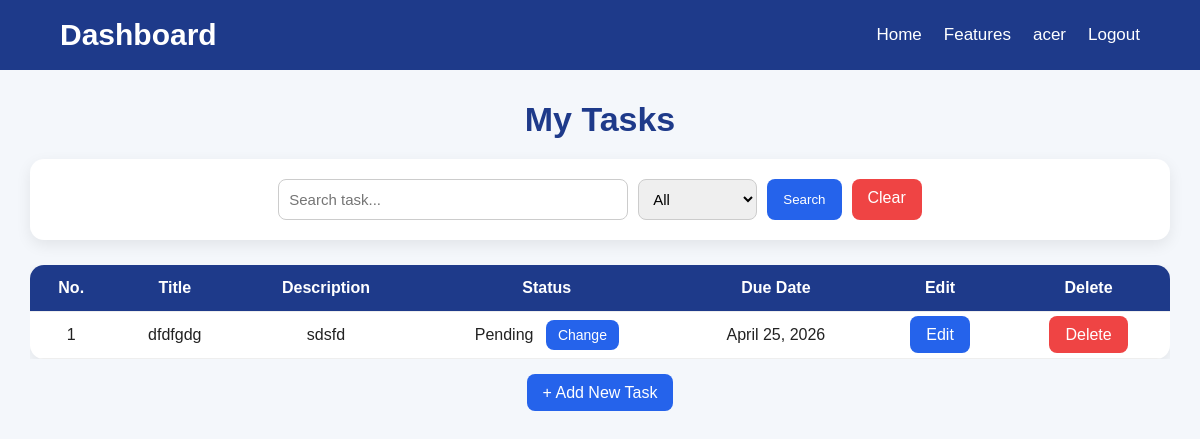
The app's page /dashboard/ (signed in) with its own data.
### task/models.py (models this page shows)
class Task(models.Model):
    user = models.ForeignKey(User,on_delete=models.CASCADE)
    title = models.CharField(max_length=75)
    discription = models.TextField()
    STATUS_CHOICES = [
        ('pending','Pending'),
        ('progress','In Progress'),
        ('done','Completed'),
    ]
    status = models.CharField(max_length=50, choices=STATUS_CHOICES,default='Pending')
    PRIORITY_CHOICES = [
        ('high','High'),
        ('medium','Medium'),
        ('low','Low'),
    ]
    priority = models.CharField(max_length=50, choices=PRIORITY_CHOICES, default='Medium')
    due_date = models.DateField()
    created_at = models.DateTimeField(auto_now_add=True)

### task/views.py (the view)
# urls.py: path('dashboard/',tasks_list,name='dashboard'),
@login_required
def tasks_list(request):
    tasks = Task.objects.filter(user = request.user)
    q = request.GET.get('q')
    status = request.GET.get('status')
    if q:
        tasks = tasks.filter(title__icontains = q)
    if status:
        tasks = tasks.filter(status=status)
    return render(request,'dashboard.html',{'tasks':tasks})

### task/templates/dashboard.html (shortened to what this page needs)
<!DOCTYPE html>
<html lang="en">
<head>
</head>
<body>
<nav>
    <h2>Dashboard</h2>
    <ul>
        <li><a href="{% url 'home' %}">Home</a></li>
        <li><a href="">Features</a></li>
        {% if request.user.is_authenticated %}
            <li><p>{{request.user}}</p></li>
            <li><a href="{% url 'logout' %}">Logout</a></li>
        {% else %}
            <li><a href="{% url 'login' %}">Login</a></li>
            <li><a href="{% url 'register' %}">Register</a></li>
        {% endif %}
    </ul>
</nav>
<div class="main">
<h1 class="page-title">My Tasks</h1>
<div class="search-box">
<form method="get">
<input
type="text"
name="q"
value="{{request.GET.q}}"
placeholder="Search task..."
class="search-input">
<select name="status">
    <option value="">All</option>
</select>
<button type="submit" class="btn">Search</button>
<a href="{% url 'dashboard' %}" class="btn clear-btn">Clear</a>
</form>
</div>
{% if tasks %}
<div class="table-box">
<table>
<thead>
<tr>
<th>No.</th>
<th>Title</th>
<th>Description</th>
<th>Status</th>
<th>Due Date</th>
<th>Edit</th>
<th>Delete</th>
</tr>
</thead>
<tbody>
{% for t in tasks %}
<tr>
<td>{{forloop.counter}}</td>
<td>{{t.title}}</td>
<td>{{t.discription}}</td>
<td>
{{t.status}}
<a href="{% url 'change_status' t.id %}" class="btn status-btn">Change</a>
</td>
<td>{{t.due_date}}</td>
<td>
<a href="{% url 'edit_task' t.id %}" class="btn">Edit</a>
</td>
<td>
<a href="{% url 'delete_task' t.id %}" class="btn del-btn">Delete</a>
</td>
</tr>
{% endfor %}
</tbody>
</table>
</div>
{% else %}
<div class="empty">
<p>No Task Found</p>
</div>
{% endif %}
<div class="add-task">
<a href="{% url 'add_task' %}" class="btn">+ Add New Task</a>
</div>
</div>
</body>
</html>

### task/templates/dashboard.html (style rules this page uses)
* { margin:0; padding:0; box-sizing:border-box; }
body { font-family:Arial, sans-serif; background:#f4f7fb; color:#222; }
nav { background:#1e3a8a; color:white; display:flex; justify-content:space-between; align-items:center; padding:18px 60px; }
nav h2 { color:white; font-size:30px; }
nav ul { list-style:none; display:flex; align-items:center; gap:22px; }
nav ul li a, nav ul li p { color:white; text-decoration:none; font-size:17px; }
.main { width:95%; margin:auto; padding:30px 0; }
.page-title { text-align:center; color:#1e3a8a; margin-bottom:20px; font-size:34px; }
.search-box { background:white; padding:20px; border-radius:14px; box-shadow:0 5px 15px rgba(0,0,0,0.08); margin-bottom:25px; }
.search-box form { display:flex; gap:10px; flex-wrap:wrap; justify-content:center; }
input, select { padding:10px; border:1px solid #ccc; border-radius:8px; font-size:15px; }
.search-input { width:350px; }
.btn { background:#2563eb; color:white; border:none; padding:10px 16px; border-radius:8px; cursor:pointer; text-decoration:none; }
.clear-btn { background:#ef4444; }
.table-box { overflow-x:auto; }
table { width:100%; border-collapse:collapse; background:white; border-radius:14px; overflow:hidden; box-shadow:0 5px 15px rgba(0,0,0,0.08); }
thead { background:#1e3a8a; color:white; }
th, td { padding:14px; text-align:center; border-bottom:1px solid #eee; }
.status-btn { font-size:14px; padding:7px 12px; margin-left:8px; }
.del-btn { background:#ef4444; }
.add-task { text-align:center; margin-top:25px; }

### records on screen
Task: title "dfdfgdg", discription "sdsfd", status "Pending", due_date "April 25, 2026"

### other values on screen
{{ request.user }} "acer"
